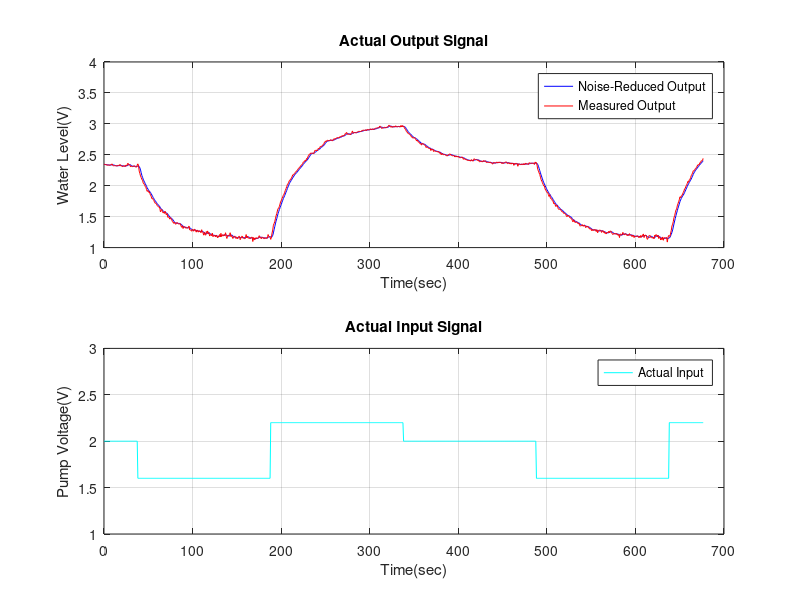
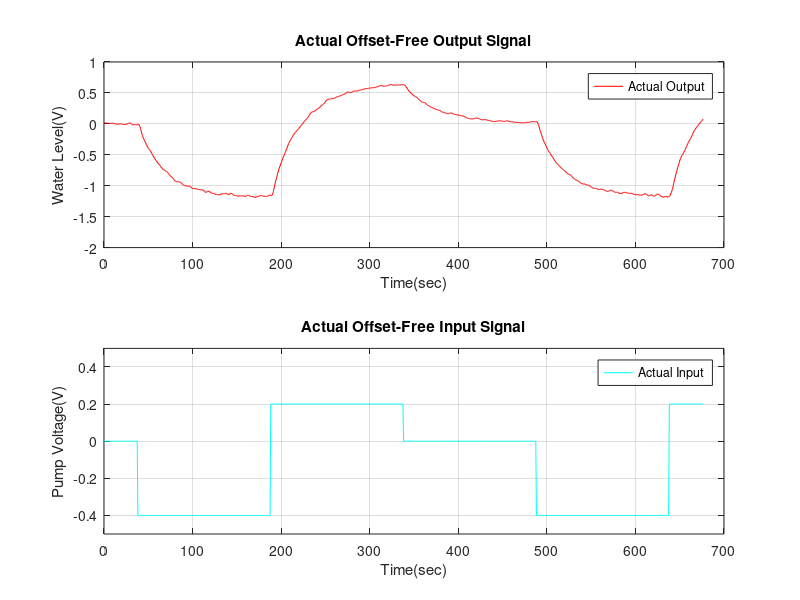
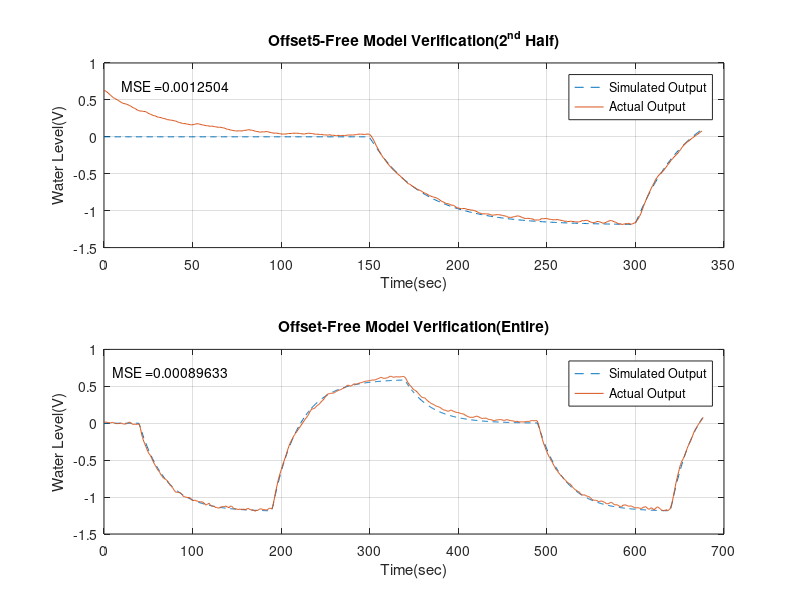
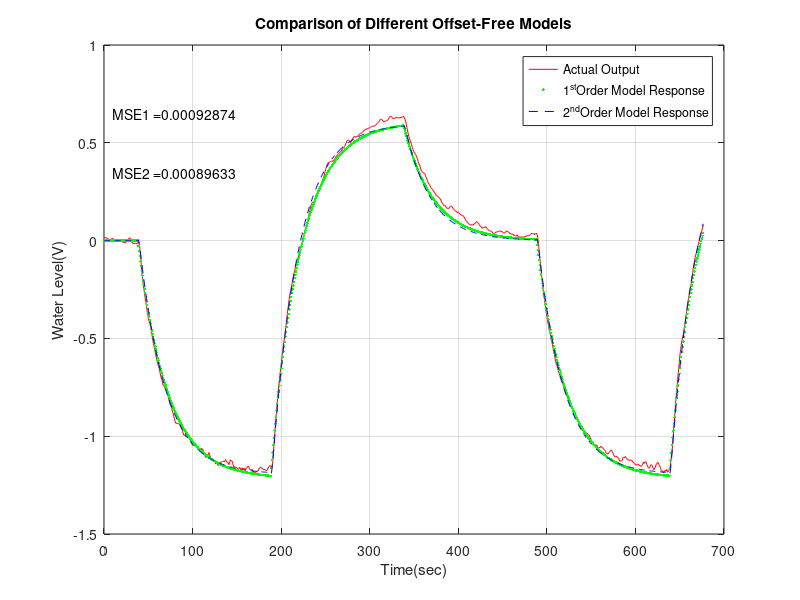

The MATLAB script that drew these images, in order:
%**************** Part a ******************
clc;
close all;
clear all;
load('SysIdenData_StudentVersion.mat');
y_actm = LogData.signals(1).values(:,1);
y_act = LogData.signals(1).values(:,2);
u_act = LogData.signals(2).values;
t = LogData.time;
Ts = t(2)-t(1);

%**************** Part b ******************
figure(1)
subplot(2,1,1)
plot(t, y_act, 'b', t, y_actm, 'r');
grid on;
xlim([0, 700]);
ylim([1 4]);
grid on;
legend('Noise-Reduced Output', 'Measured Output');
xlabel('Time(sec)');
ylabel('Water Level(V)');
title('\bfActual Output Signal');

subplot(2,1,2)
plot(t, u_act, 'c');
grid on;
xlim([0, 700]);
ylim([1 3]);
grid on;
legend('Actual Input');
xlabel('Time(sec)');
ylabel('Pump Voltage(V)');
title('\bfActual Input Signal');

%**************** Part c ******************
i = 1;
ave = 0;
while(u_act(i+1) == u_act(i))
%     ave = mean(y_act(1:i,:));
    i = i+1;
end
ave=mean(y_act(1:i))
y = y_act-ave;
u = u_act-u_act(1);
u_act(1)

figure(2)
subplot(2,1,1)
plot(t, y, 'r');
grid on;
xlim([0, 700]);
ylim([-2 1]);
grid on;
legend('Actual Output');
xlabel('Time(sec)');
ylabel('Water Level(V)');
title('\bfActual Offset-Free Output Signal');

subplot(2,1,2)
plot(t, u, 'c');
grid on;
xlim([0, 700]);
ylim([-0.5 0.5]);
grid on;
legend('Actual Input');
xlabel('Time(sec)');
ylabel('Pump Voltage(V)');
title('\bfActual Offset-Free Input Signal');

%**************** Part a ******************
%starting from t = 3, N = 452
start = 3;
N = ceil(size(y, 1)/2);

Matrix(:, 1) = y(start-1:N-1, :);
Matrix(:, 2) = y(start-2:N-2, :);
Matrix(:, 3) = u(start-1:N-1, :);
Matrix(:, 4) = u(start-2:N-2, :);

%**************** Part b ******************
est_val = inv(Matrix'*Matrix)*Matrix'*y(start:N,:)
G = [0, 1; est_val(2), est_val(1)];
H = [0;1];
C = [est_val(4), est_val(3)];
D = 0;
%**************** Part c ******************
sys1 = tf([est_val(3), est_val(4)], [1, -est_val(1), -est_val(2)], Ts)
sys2 = ss(G, H, C, D, Ts)

%**************** Part a ******************
SrcDataToSimulink = [t, u];
A = [1, -est_val(1), -est_val(2)];
B = [est_val(3), est_val(4)];
%y_test = filter(B, A, u);
y_test = lsim(sys2, u, t);
disp('MSE for the whole scequence');
MSE = mean((y_test-y).^2)
disp('MSE for the second half scequence');
MSE3 = mean((y_test(N+1:end)-y(N+1:end)).^2)

%**************** Part b ******************
figure(3)
y_sim = filter(B, A, u(N+1:end,:));
y_act = y(N+1:end,:);
t_tr = t(1:N-1,:);
subplot(2,1,1)
plot(t_tr, y_sim,'--', t_tr, y_act);
grid on;
legend('Simulated Output','Actual Output');
xlabel('Time(sec)');
ylabel('Water Level(V)');
title('Offset5-Free Model Verification(2^{nd} Half)');
text(10, 0.7, strcat('MSE = ', num2str(MSE3)));

subplot(2,1,2)
plot(t, y_test, '--', t, y);
grid on;
legend('Simulated Output','Actual Output');
xlabel('Time(sec)');
ylabel('Water Level(V)');
title('Offset-Free Model Verification(Entire)');
text(10, 0.7, strcat('MSE = ', num2str(MSE)));

%**************** Part c ******************

%**************** Part 1 ******************
% y(k) = -a1y(k-1)+b1u(k-1)
%starting from t = 2, N = 452

start = 10;
Matrix2(:, 1) = y(start-1:N-1, :);
Matrix2(:, 2) = u(start-1:N-1, :);
est_val2 = inv(Matrix2'*Matrix2)*Matrix2'*y(start:N,:);
sys3 = tf([est_val2(2)], [1, -est_val2(1)])
G = [0, 1; 0, est_val2(1)];
H = [0;1];
C = [0, est_val2(2)];
D = 0;
sys4 = ss(G, H, C, D, Ts)
% sys4 = ss(-est_val(1), est_val(2))
A = [1, -est_val2(1)];
B = [est_val2(2)];
% y_test2 = filter(B, A, u);
y_test2 = lsim(sys4, u, t);
MSE2 = mean((y_test2-y).^2)
figure(4)
plot( t, y, 'r', t, y_test2, 'g.', t, y_test,'b--');
grid on;
legend('Actual Output', '1^{st}Order Model Response', '2^{nd}Order Model Response');
xlabel('Time(sec)');
ylabel('Water Level(V)');
title('Comparison of Different Offset-Free Models');
text(10, 0.65, strcat('MSE1 = ', num2str(MSE2)));
text(10, 0.35, strcat('MSE2 = ', num2str(MSE)));

%**************** Bonus question ******************
%Observing Nyquist Sampling principles, sampling frequency is 2 times greater than frequency of sampled signal. 
%for designing purpose, we set fs>=5fh
%The smaller the sampling time is, the closer tha sampled discrete signal to the continous signal